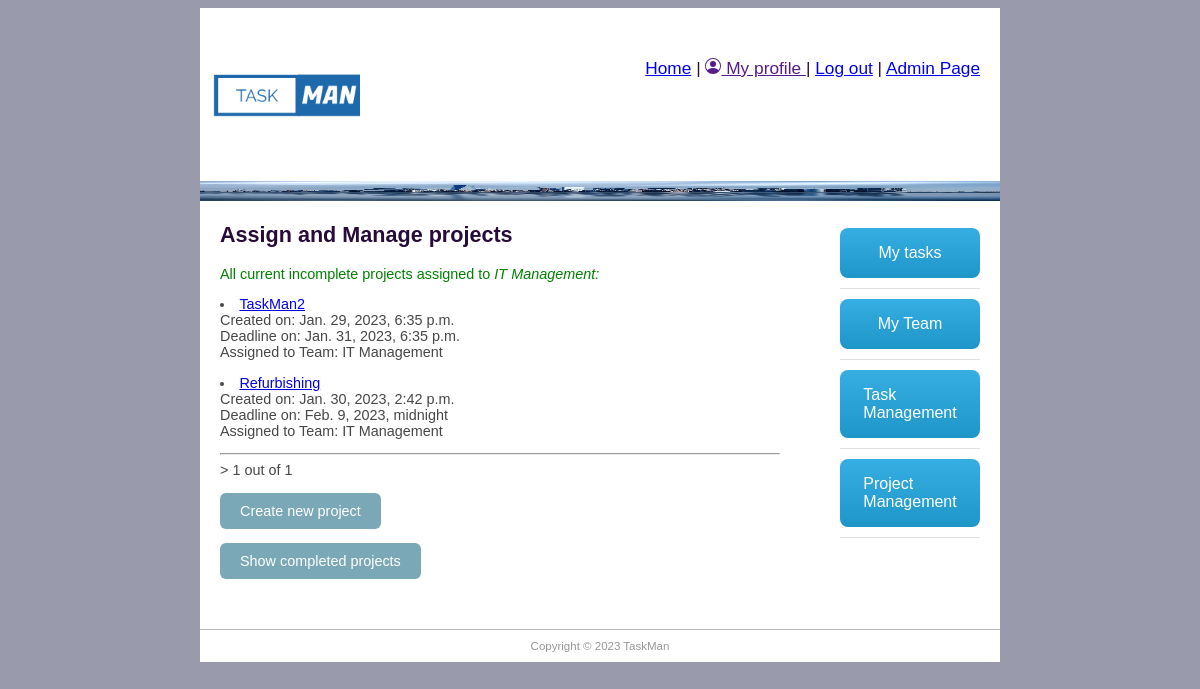
Page /taskman/projects/ (signed in) on the committed database.
### taskman/models.py (models this page shows, shortened)
class Employee(models.Model):
    user = models.OneToOneField(User, on_delete=models.CASCADE)
    group_id = models.ForeignKey(Group, help_text='Assign to a team', on_delete=models.SET_NULL, null=True, blank=True)
    photo = models.ImageField(default='default.png', upload_to='profile_pics')
    team_role = models.ForeignKey(TeamRole, help_text='Assign a position', on_delete=models.SET_NULL, null=True, blank=True)
    task_number = models.IntegerField('Number of tasks assigned', default=0, validators=[MaxValueValidator(10)])

class Project(models.Model):
    title = models.CharField('Project title', max_length=100, help_text='Enter project title')
    description = models.TextField('Description', max_length=2000, help_text='Enter project description')
    group_id = models.ForeignKey(Group, help_text='Assign to a team', blank=True, on_delete=models.SET_NULL, null=True)
    employee_req = models.IntegerField('Number of employees expected', default=0)
    enddate = models.DateTimeField('Requested finish date', null=True, blank=True)
    created_on = models.DateTimeField(editable=False, auto_now_add=True)
    updated_on = models.DateTimeField(editable=False, auto_now_add=True)
    completed_on = models.BooleanField('Completed', default=False)

### taskman/views.py (the view)
# urls.py: path('projects/', views.ProjectListView.as_view(), name='all_projects'),
class ProjectListView(LoginRequiredMixin, generic.ListView):
    model = Project
    paginate_by = 5
    template_name = 'project_list.html'
    def get_queryset(self):
        current_employee = Employee.objects.get(user=self.request.user)
        task_list = Project.objects.filter(group_id__id=current_employee.group_id.id).filter(completed_on=False)
        return task_list
    def get_context_data(self, **kwargs):
        context = super().get_context_data(**kwargs)
        current_employee = Employee.objects.get(user=self.request.user)
        context['current_employee'] = current_employee
        return context

### taskman/templates/project_list.html (shortened to what this page needs)
{% extends "base.html" %}
{% block content %}
{% if current_employee.team_role.name == 'Manager' or current_employee.team_role.name == 'Team Lead'%}
<h1>Assign and Manage projects</h1>
<p style="color:green">All current incomplete projects assigned to <em>{{current_employee.group_id.name}}:</em> </p>
{% for project_obj in project_list %}
<li> <a href="{{project_obj.id}}">{{project_obj.title}}</a> <br> Created on: {{project_obj.created_on}} <br> Deadline on: {{project_obj.enddate}}
    <br> Assigned to Team: {{project_obj.group_id}}
</li>
{% endfor %}
<hr>
<div class="pagination"><span class="step-links">>
        <span class="current">
            {{ page_obj.number }} out of {{ page_obj.paginator.num_pages }}</span>
    </span></div>
{% if current_employee.team_role.name == 'Manager' %}
<a class="button-cool" href="{% url 'project-new' %}">Create new project</a>
{% endif %}
<a class="button-cool" href="{% url 'all_projects_c' %}">Show completed projects</a>
{%else%}
<h3>You do not have permission to view this page</h3>
{%endif%}
{% endblock %}

### taskman/static/css/main.css (style rules this page uses)
body { background-color: #999AAB; font-family: "Trebuchet MS", Helvetica, sans-serif; font-size: 0.9em; text-align: justify; color: #474747; }
h1 { color: #270c39; }
.button-cool { display: inline-block; padding: 10px 20px; text-align: center; text-decoration: none; color: #ffffff; background-color: #7aa8b7; border-radius: 6px; outline: none; }

### rows in the picture
Employee: group_id.name "IT Management"
Project: title "TaskMan2", created_on "Jan. 29, 2023, 6:35 p.m.", enddate "Jan. 31, 2023, 6:35 p.m.", group_id "IT Management"
Project: title "Refurbishing", created_on "Jan. 30, 2023, 2:42 p.m.", enddate "Feb. 9, 2023, midnight", group_id "IT Management"

### other values in the picture
{{ page_obj.number }} "1"
{{ page_obj.paginator.num_pages }} "1"
